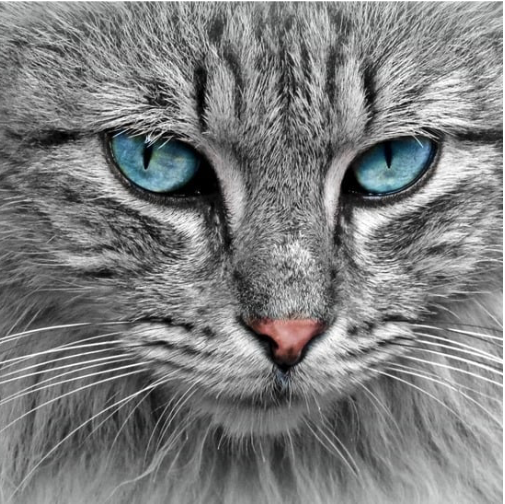
#> input picture (SEM 1 WK11) Deep Learning Workshop/CNN/cat.png, 505 x 504 px
$ python make_request.py --data_dir '../../(SEM 1 WK11) Deep Learning Workshop/CNN'
#> lines starting #> are read from the running program, lines starting #| are printed output that depends on the picture
# make_request.py
import argparse
import json
import random
import shutil
from pathlib import Path

import numpy as np
from PIL import Image


def main():
    parser = argparse.ArgumentParser()
    parser.add_argument("--data_dir", type=str, required=True)
    parser.add_argument("--n_samples", type=int, default=32)
    parser.add_argument("--output_path", type=str, default="outputs/request.json")
    args = parser.parse_args()

    data_root = Path(args.data_dir)

    # ImageFolder-style layout: data_root/<class_name>/*.png
    img_paths = list(data_root.rglob("*.png"))
    chosen = random.sample(img_paths, k=min(args.n_samples, len(img_paths)))

    # Where to save images for human verification
    samples_dir = Path("outputs/samples")
    samples_dir.mkdir(parents=True, exist_ok=True)

    batch = []
    manifest = []  # keeps index -> filename mapping

    for i, src_path in enumerate(chosen):
        # Read + resize + flatten for request payload
        img = Image.open(src_path).convert("L").resize((28, 28))
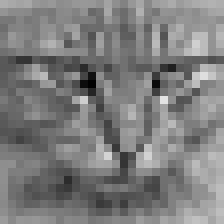
#> img: PIL image 28x28 L (shown 8 times larger); min 0, max 227, mean 125.4
        arr = (np.asarray(img, dtype=np.float32) / 255.0).reshape(-1)  # 784 floats
#> arr = 784 values, max 0.89 at index 356, min 0 at index 291, mean 0.492
        batch.append(arr.tolist())

        # Save the image we actually used (resized) so humans see the same thing the model saw
        out_name = f"{i:03d}.png"
        out_path = samples_dir / out_name
        img.save(out_path)

        manifest.append({"idx": i, "sample_file": str(out_path)})

    # Write request.json (endpoint payload)
    out_req = Path(args.output_path)
    out_req.parent.mkdir(parents=True, exist_ok=True)
    out_req.write_text(json.dumps({"inputs": batch}))

    # Write manifest.json (so notebook knows which images correspond to which row)
    Path("outputs/manifest.json").write_text(json.dumps(manifest, indent=2))

    print(f"Wrote request: {out_req}")
    print("Wrote manifest: outputs/manifest.json")
    print(f"Wrote samples: {samples_dir} ({len(manifest)} images)")


if __name__ == "__main__":
    main()
